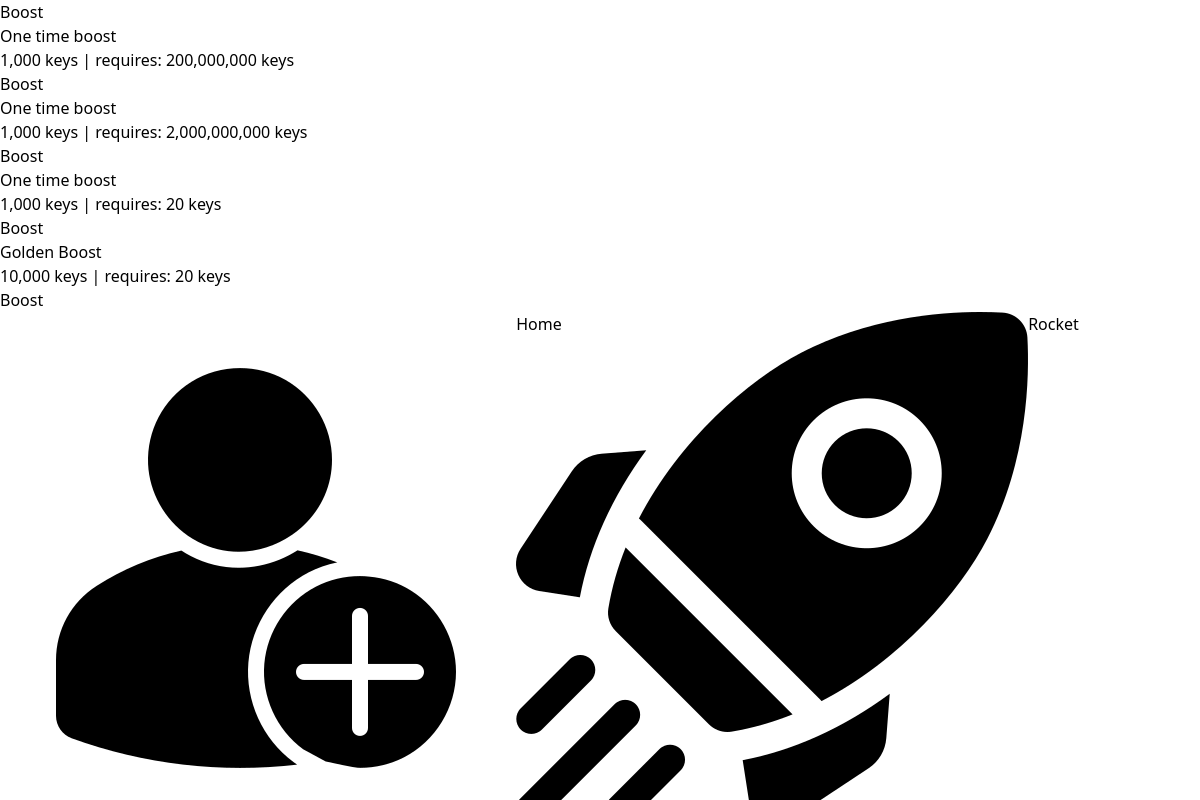
The page /boost/ (signed in) on the database its author committed.
### Cgame/models.py (models this page shows, shortened)
class Boost(models.Model):
    assigned_users = models.ManyToManyField('CustomUser', related_name='boost')
    boost_name = models.CharField(max_length=100, blank=True, null=True)
    boost_value = models.PositiveIntegerField(blank=True, null=True)
    needed_coin = models.PositiveIntegerField(blank=True, null=True)
    level = models.CharField(blank=True, null=True, max_length=20, unique=False)

### Cgame/views.py (the view, shortened to what this page needs)
# urls.py: path('boost/', views.boost, name='boost'),
@login_required
def boost(request):
    boosting_rate = Boost.objects.filter(assigned_users=request.user)
    mining_speed = request.user.mining
    counter = request.user.counter
    context = {
        'boosting_rate': boosting_rate,
    }
    return render(request, 'boost.html', context)

### Cgame/templates/boost.html (shortened to what this page needs)
{% extends "base.html" %}
{% load static %}
{% load humanize %}
{% block content %}
<body class="bg-gray-800  dark:focus:ring-gray-700">
  <div class="max-w-2xl mx-auto mt-8 bg-gray-900 shadow-md rounded-lg p-6 bg-gray-50 dark:bg-gray-700 dark:border-gray-600 ">
    <h2 class="text-2xl font-bold text-center text-green-200 mb-4 ">Boost</h2>
   {% for boosting_rate in boosting_rate %}
    <div class="flex items-center justify-between p-4 bg-gray-800 rounded-lg mb-4 shadow text-white bg-gray-800 border-t border-gray-200 left-1/2 dark:bg-gray-700 dark:border-gray-600">
      <div>
        <p class="text-lg font-semibold text-white-800">{{ boosting_rate.boost_name }}</p>
        <p class="text-sm text-gray-300"> {{ boosting_rate.boost_value |intcomma}} keys | requires: {{ boosting_rate.needed_coin |intcomma}} keys</p>
      </div>
    <form id="boostForm-{{ boosting_rate.id }}" method="POST">
    <button  type="submit" class="bg-blue-500 text-white px-4 py-2 text-sm rounded-lg hover:bg-blue-600 focus:outline-none focus:ring-2 focus:ring-blue-300">
      Boost
      </button>
    </form>
    </div>
    {%endfor %}
  </div>
{% endblock%}

### rows shown on the page
Boost: boost_name "One time boost", boost_value "1,000", needed_coin "200,000,000"
Boost: boost_name "One time boost", boost_value "1,000", needed_coin "2,000,000,000"
Boost: boost_name "One time boost", boost_value "1,000", needed_coin "20"
Boost: boost_name "Golden Boost", boost_value "10,000", needed_coin "20"
